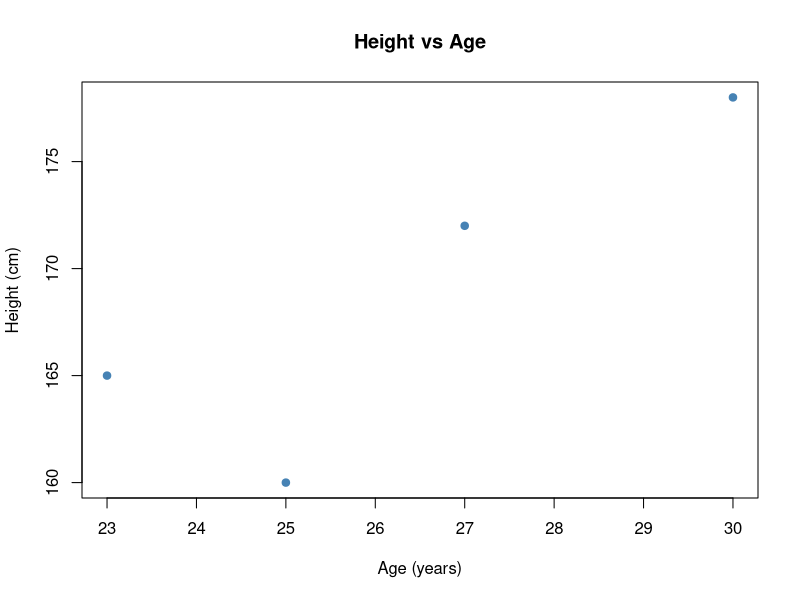

Generate this figure with R:
# Example: Basic R code

# Create a small dataset
data <- data.frame(
  name = c("Alice", "Bob", "Charlie", "Diana"),
  age = c(23, 30, 27, 25),
  height_cm = c(165, 178, 172, 160)
)

# Calculate the average age
mean_age <- mean(data$age)

# Print result
cat("The average age is:", mean_age, "\n")

# Create a simple scatter plot
plot(data$age, data$height_cm,
     main = "Height vs Age",
     xlab = "Age (years)",
     ylab = "Height (cm)",
     pch = 19, col = "steelblue")

